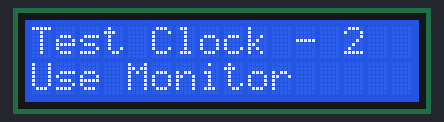
Bench run of a sketch on a simulated Arduino Uno, built with avr-gcc and run on an emulated ATmega328P. Parts: 16×2 character LCD. The local clock reads 2024-03-15 10:24:30 at power-on unless the sketch sets it; what the sketch prints to the serial monitor is not drawn.

Above: at 0.1 s.
At 3.1 s:
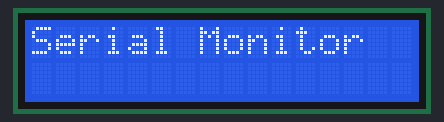
At 3.9 s:
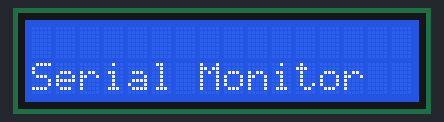

The sketch:

Clock_to_LCD.ino
```cpp
/*
 *
 * Diagnostic App for Frequency Counter
 *
 * Update RTC - user needs to up date setTimeDate function
 * with date time parameters.
 *
 * Send time and date to LCD
 *
 *
 *
 * AOD - 30th November 2016
 */

#include <Wire.h> //I2C Library
#include <LiquidCrystal.h>
#include <DS3231.h>


//Clock structure
struct ClockStruct{
  byte hour;
  byte minute;
  byte sec;
  byte day;
  byte month;
  byte year;
  byte DoW;
} timeStruct;


LiquidCrystal lcd(11,10,9,8,7,6);
DS3231 Clock;

void setup() {
    Serial.begin(9600);      // open the serial port at 9600 bps:
    Wire.begin();  //start I2C bus

   lcd.begin(16, 2);  // initialize the lcd for 16 chars 2 lines
  //Start up splash screen
  lcd.setCursor(0, 0); //Start at character 0 on line 0
  lcd.print("Test Clock - 2");
  lcd.setCursor(0, 1);
  lcd.print("Use Monitor");
  delay(3000);
  lcd.clear();

}


bool h12 = false;
bool PM = false;
bool Century=false;


void setTimeDate(){
        Clock.setSecond(0);//Set the second
        Clock.setMinute(45);//Set the minute
        Clock.setHour(10);  //Set the hour
        Clock.setDoW(4);    //Set the day of the week (Sunday = 1)
        Clock.setDate(30);  //Set the date of the month
        Clock.setMonth(11);  //Set the month of the year
        Clock.setYear(16);  //Set the year (Last two digits of the year)
}

bool inhibit = true;

void loop() {


//populate structure with time from RTC
  //Two possible methods

  Clock.getTime(timeStruct.year,timeStruct.month,timeStruct.day,timeStruct.DoW,timeStruct.hour,timeStruct.minute,timeStruct.sec);


  //timeStruct.sec=Clock.getSecond();
 // timeStruct.minute=Clock.getMinute();
 // timeStruct.hour=Clock.getHour(h12, PM);
 // timeStruct.day=Clock.getDate();
 // timeStruct.month=Clock.getMonth(Century);
 // timeStruct.year=Clock.getYear();


  //set time and date Once!
  if(inhibit){
    setTimeDate();
    inhibit = false;
  }

  lcd.print("Serial Monitor");
  delay(800);
  lcd.setCursor(0,0);
  lcd.print("               ");
  lcd.setCursor(0,1);
  lcd.print("Serial Monitor");
  delay(800);
  lcd.setCursor(0,1);
  lcd.print("              ");
  lcd.setCursor(0,0);
  Serial.print("Time is ");
  Serial.print(timeStruct.hour );
  Serial.print(":");
  Serial.print(timeStruct.minute );
  Serial.print(":");
  Serial.println(timeStruct.sec );
  Serial.print("Date -  ");
  Serial.print(timeStruct.day );
  Serial.print(" ");
  Serial.print(timeStruct.month);
  Serial.print(" ");
  Serial.println(timeStruct.year);

}
```

Measured:
- by itself, everything shown: repeats every 1.6 s, in 3 steps
- what the display in image 1 shows lasts 0.8 s, from 3.1 s to 3.9 s
